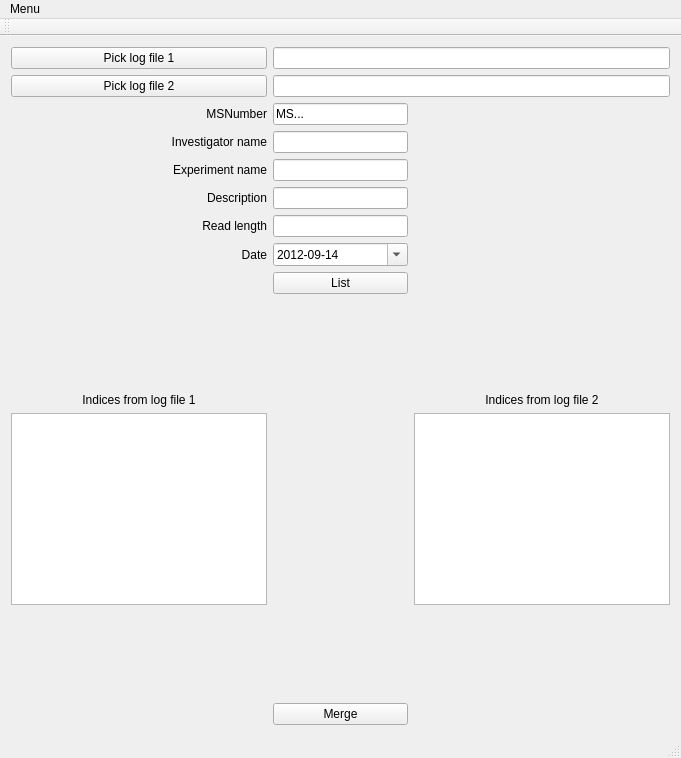
<?xml version="1.0" encoding="UTF-8"?>
<ui version="4.0">
 <class>MainWindow</class>
 <widget class="QMainWindow" name="MainWindow">
  <property name="geometry">
   <rect>
    <x>0</x>
    <y>0</y>
    <width>681</width>
    <height>758</height>
   </rect>
  </property>
  <property name="windowTitle">
   <string>MainWindow</string>
  </property>
  <widget class="QWidget" name="centralWidget">
   <layout class="QGridLayout" name="gridLayout">
    <item row="11" column="0">
     <widget class="QListWidget" name="listWidget_1"/>
    </item>
    <item row="9" column="2">
     <spacer name="verticalSpacer">
      <property name="orientation">
       <enum>Qt::Vertical</enum>
      </property>
      <property name="sizeHint" stdset="0">
       <size>
        <width>20</width>
        <height>40</height>
       </size>
      </property>
     </spacer>
    </item>
    <item row="10" column="3">
     <widget class="QLabel" name="label_8">
      <property name="text">
       <string>Indices from log file 2</string>
      </property>
      <property name="alignment">
       <set>Qt::AlignCenter</set>
      </property>
     </widget>
    </item>
    <item row="10" column="0">
     <widget class="QLabel" name="label_7">
      <property name="text">
       <string>Indices from log file 1</string>
      </property>
      <property name="alignment">
       <set>Qt::AlignCenter</set>
      </property>
     </widget>
    </item>
    <item row="13" column="2">
     <widget class="QPushButton" name="mergeButton">
      <property name="text">
       <string>Merge</string>
      </property>
     </widget>
    </item>
    <item row="0" column="2" colspan="2">
     <widget class="QLineEdit" name="log1_line"/>
    </item>
    <item row="7" column="0">
     <widget class="QLabel" name="label_6">
      <property name="text">
       <string>Date</string>
      </property>
      <property name="alignment">
       <set>Qt::AlignRight|Qt::AlignTrailing|Qt::AlignVCenter</set>
      </property>
     </widget>
    </item>
    <item row="2" column="0">
     <widget class="QLabel" name="label">
      <property name="text">
       <string>MSNumber</string>
      </property>
      <property name="alignment">
       <set>Qt::AlignRight|Qt::AlignTrailing|Qt::AlignVCenter</set>
      </property>
     </widget>
    </item>
    <item row="3" column="2">
     <widget class="QLineEdit" name="inv_line">
      <property name="text">
       <string/>
      </property>
     </widget>
    </item>
    <item row="5" column="0">
     <widget class="QLabel" name="label_4">
      <property name="text">
       <string>Description</string>
      </property>
      <property name="alignment">
       <set>Qt::AlignRight|Qt::AlignTrailing|Qt::AlignVCenter</set>
      </property>
     </widget>
    </item>
    <item row="5" column="2">
     <widget class="QLineEdit" name="desc_line"/>
    </item>
    <item row="2" column="2">
     <widget class="QLineEdit" name="MS_line">
      <property name="text">
       <string>MS...</string>
      </property>
     </widget>
    </item>
    <item row="6" column="0">
     <widget class="QLabel" name="label_5">
      <property name="text">
       <string>Read length</string>
      </property>
      <property name="alignment">
       <set>Qt::AlignRight|Qt::AlignTrailing|Qt::AlignVCenter</set>
      </property>
     </widget>
    </item>
    <item row="4" column="2">
     <widget class="QLineEdit" name="exp_line"/>
    </item>
    <item row="4" column="0">
     <widget class="QLabel" name="label_3">
      <property name="text">
       <string>Experiment name</string>
      </property>
      <property name="alignment">
       <set>Qt::AlignRight|Qt::AlignTrailing|Qt::AlignVCenter</set>
      </property>
     </widget>
    </item>
    <item row="3" column="0">
     <widget class="QLabel" name="label_2">
      <property name="text">
       <string>Investigator name</string>
      </property>
      <property name="alignment">
       <set>Qt::AlignRight|Qt::AlignTrailing|Qt::AlignVCenter</set>
      </property>
     </widget>
    </item>
    <item row="0" column="0">
     <widget class="QPushButton" name="log1Button">
      <property name="text">
       <string>Pick log file 1</string>
      </property>
     </widget>
    </item>
    <item row="7" column="2">
     <widget class="QDateEdit" name="dateEdit">
      <property name="maximumDate">
       <date>
        <year>2099</year>
        <month>12</month>
        <day>31</day>
       </date>
      </property>
      <property name="minimumDate">
       <date>
        <year>2012</year>
        <month>9</month>
        <day>14</day>
       </date>
      </property>
      <property name="displayFormat">
       <string>yyyy-MM-dd</string>
      </property>
      <property name="calendarPopup">
       <bool>true</bool>
      </property>
     </widget>
    </item>
    <item row="1" column="2" colspan="2">
     <widget class="QLineEdit" name="log2_line"/>
    </item>
    <item row="11" column="3">
     <widget class="QListWidget" name="listWidget_2"/>
    </item>
    <item row="1" column="0">
     <widget class="QPushButton" name="log2Button">
      <property name="text">
       <string>Pick log file 2</string>
      </property>
     </widget>
    </item>
    <item row="6" column="2">
     <widget class="QLineEdit" name="cycles_line"/>
    </item>
    <item row="8" column="2">
     <widget class="QPushButton" name="listButton">
      <property name="text">
       <string>List</string>
      </property>
     </widget>
    </item>
    <item row="12" column="2">
     <spacer name="verticalSpacer_2">
      <property name="orientation">
       <enum>Qt::Vertical</enum>
      </property>
      <property name="sizeHint" stdset="0">
       <size>
        <width>20</width>
        <height>40</height>
       </size>
      </property>
     </spacer>
    </item>
   </layout>
  </widget>
  <widget class="QToolBar" name="mainToolBar">
   <attribute name="toolBarArea">
    <enum>TopToolBarArea</enum>
   </attribute>
   <attribute name="toolBarBreak">
    <bool>false</bool>
   </attribute>
  </widget>
  <widget class="QStatusBar" name="statusBar"/>
  <widget class="QMenuBar" name="menuBar">
   <property name="geometry">
    <rect>
     <x>0</x>
     <y>0</y>
     <width>681</width>
     <height>22</height>
    </rect>
   </property>
   <widget class="QMenu" name="menuAbout">
    <property name="title">
     <string>Menu</string>
    </property>
    <addaction name="actionQuit"/>
    <addaction name="separator"/>
    <addaction name="actionInfo"/>
   </widget>
   <addaction name="menuAbout"/>
  </widget>
  <action name="actionQuit">
   <property name="icon">
    <iconset>
     <normaloff>quit.png</normaloff>quit.png</iconset>
   </property>
   <property name="text">
    <string>Quit</string>
   </property>
   <property name="toolTip">
    <string>&lt;html&gt;&lt;head/&gt;&lt;body&gt;&lt;p&gt;Exit application&lt;/p&gt;&lt;/body&gt;&lt;/html&gt;</string>
   </property>
   <property name="shortcut">
    <string>Meta+Q</string>
   </property>
  </action>
  <action name="actionInfo">
   <property name="icon">
    <iconset>
     <normaloff>info.png</normaloff>info.png</iconset>
   </property>
   <property name="text">
    <string>Info</string>
   </property>
   <property name="shortcut">
    <string>Meta+I</string>
   </property>
  </action>
 </widget>
 <layoutdefault spacing="6" margin="11"/>
 <resources/>
 <connections/>
</ui>
